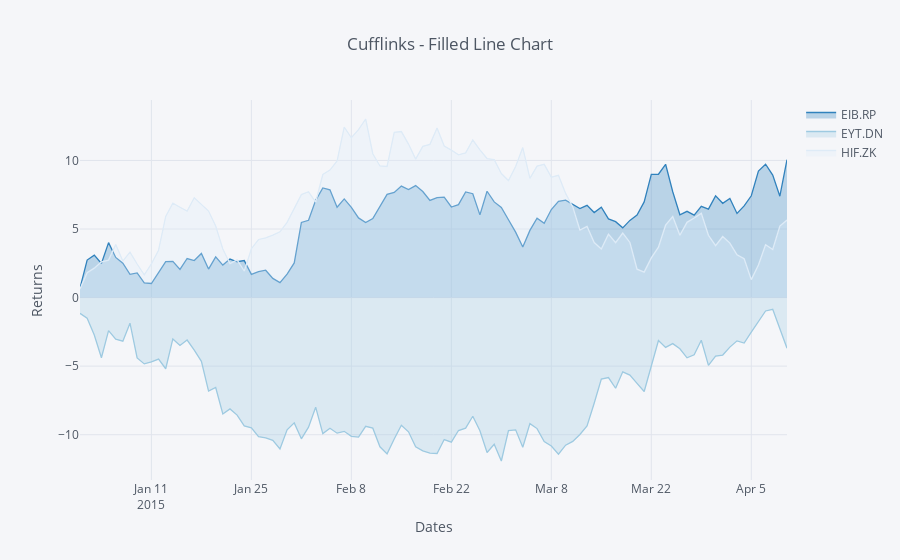

Here is the notebook cell this chart was saved with:
### Code cell
cf.datagen.lines(3).iplot(kind='scatter',
                          xTitle='Dates',
                          yTitle='Returns',
                          title='Cufflinks - Filled Line Chart',
                          colorscale='-blues',
                          fill=True)
